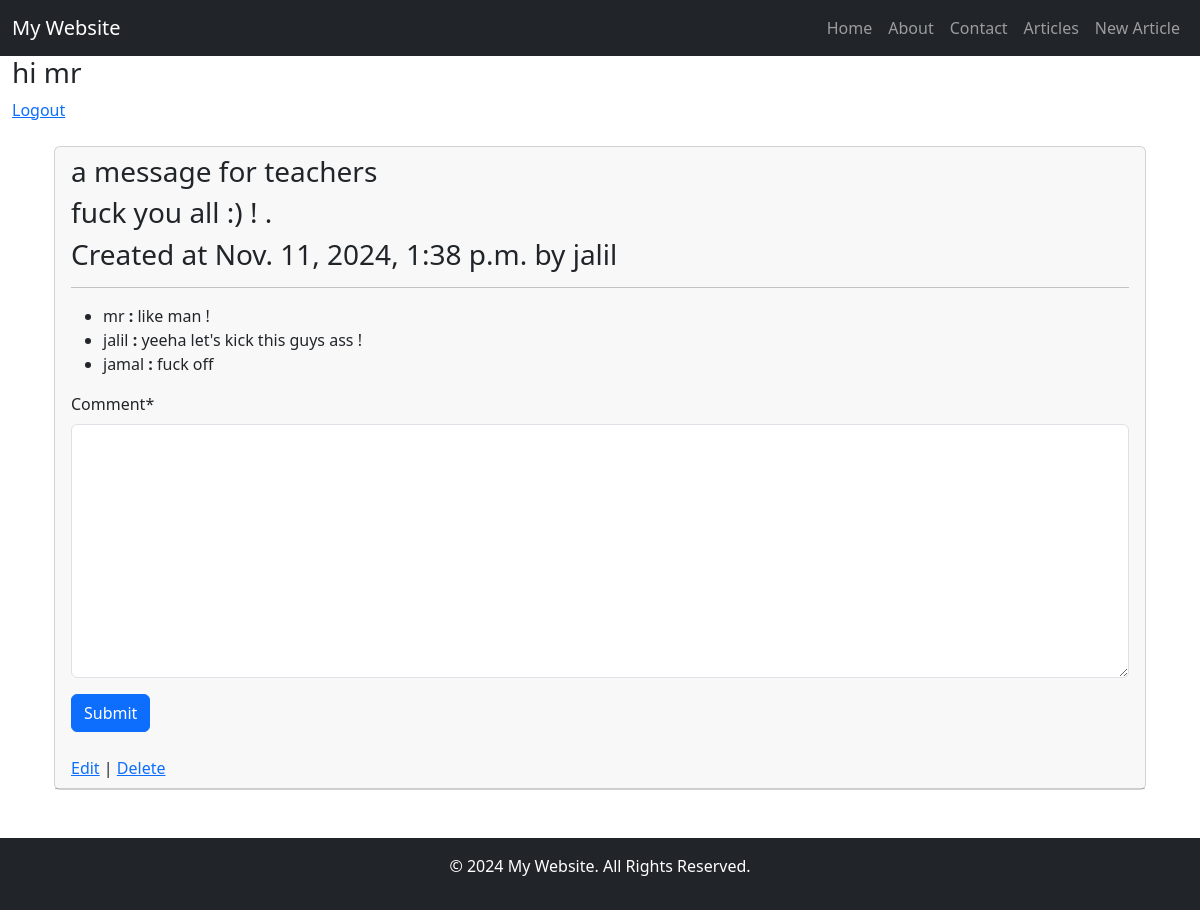
/articles/7/ (signed in), run on the app's committed database.
### accounts/models.py (models this page shows)
class CustomUser(AbstractUser):
    age = models.PositiveIntegerField(null=True, blank=True)

### articles/models.py (models this page shows, shortened)
class Article(models.Model):
    title = models.CharField(max_length=150)
    body = models.TextField()
    date = models.DateTimeField(auto_now_add=True)
    author = models.ForeignKey(get_user_model(), on_delete=models.CASCADE)

class Comment(models.Model):
    article = models.ForeignKey(Article,related_name='comments',on_delete=models.CASCADE)
    writer = models.ForeignKey(get_user_model(), on_delete=models.CASCADE)
    comment = models.TextField()

### articles/views.py (the view, shortened to what this page needs)
# urls.py: path('<int:pk>/', ArticleDetailView.as_view(), name='article_detail'),
class ArticleDetailView(FormMixin,DetailView):
    model = Article
    template_name = 'articles/article_detail.html'
    form_class = CommentForm
    def get_context_data(self, **kwargs):
        context = super(ArticleDetailView, self).get_context_data(**kwargs)
        context['form'] = CommentForm(initial={'article':self.object,'writer':self.request.user})
        return context

### articles/forms.py
class CommentForm(forms.ModelForm):
    class Meta:
        model = Comment
        fields = ['article', 'writer', 'comment']
        widgets = {
            'article': forms.HiddenInput(),
            'writer': forms.HiddenInput(),
        }

### templates/articles/article_detail.html (shortened to what this page needs)
{% extends 'base.html' %}
{% load crispy_forms_filters %}
{% load crispy_forms_tags %}
{% block content %}
	<div class="container">
        <div class="row">
            <div class="col">
                <div class="card">
                    <div class="card-header">
                        <h3>{{object.title}}</h3>
                        <h3>{{ object.body }}</h3>
                        <h3>Created at {{object.date}} by {{ object.author }}</h3> <hr>
                        <ul>
                            {% for comment in object.comments.all %}
                        	    <li> {{ comment.writer }} <b>:</b> {{ comment.comment }}     </li>
                            {% endfor %}
                        </ul>
                        <form action="" method="POST">
                            <div class="form-group">
                                {{ form|crispy }}
                                <button type="submit" class="btn btn-primary">Submit</button>
                                </div>
                         </form>
                        <br>
                        <a class="dj_map_wrapper" href="{% url 'article_edit' object.pk %}">Edit</a> |
                        <a class="dj_map_delete" href="{% url 'article_delete' object.pk %}">Delete</a>
                    </div>
                </div>
            </div>
        </div>
    </div>
{% endblock %}

### templates/base.html (shortened to what this page needs)
<!DOCTYPE html>
<html lang="en">
<head>
    <link href="https://cdn.jsdelivr.net/npm/bootstrap@5.3.0-alpha1/dist/css/bootstrap.min.css" rel="stylesheet">
</head>
<body>
    <nav class="navbar navbar-expand-lg navbar-dark bg-dark">
        <div class="container-fluid">
            <a class="navbar-brand" href="#">My Website</a>
            <div class="collapse navbar-collapse" id="navbarNav">
                <ul class="navbar-nav ms-auto">
                    <li class="nav-item">
                        <a class="nav-link" href="{% url 'home' %}">Home</a>
                    </li>
                    <li class="nav-item">
                        <a class="nav-link" href="">About</a>
                    </li>
                    <li class="nav-item">
                        <a class="nav-link" href="">Contact</a>
                    </li>
                    <li class="nav-item">
                        <a class="nav-link" href="{% url 'article_list' %}">Articles</a>
                    </li>
                    <li class="nav-item">
                        <a class="nav-link" href="{% url 'article_create' %}">New Article</a>
                    </li>
                </ul>
            </div>
        </div>
    </nav>
    <nav class="theme-icon-when-light">
        <div class="container-fluid">
            {% if user.is_authenticated %}
            	   <p class="h3">hi {{ user }}</p>
                 <a class="navbar-link" href="{% url 'custom_logout' %}">Logout</a>
            {% else %}
                 <a class="navbar-link" href="{% url 'login' %}">Login<span class="sr-only"></span></a>
                 <a class="navbar-link" href="{% url 'signup' %}">Signup <span class="sr-only"></span> </a>
            {% endif %}
        </div>
    </nav>
    <div class="container mt-4">
        {% block content %}{% endblock %}
    </div>
    <footer class="bg-dark text-white text-center py-3 mt-5">
        <p>&copy; 2024 My Website. All Rights Reserved.</p>
    </footer>
</body>
</html>

### data on the page
CustomUser: username "mr"
Article: title "a message for teachers", body "fuck you all :) ! .", date "Nov. 11, 2024, 1:38 p.m.", author "jalil"
Comment: writer "mr", comment "like man !"
Comment: writer "jalil", comment "yeeha let's kick this guys ass !"
Comment: writer "jamal", comment "fuck off"
